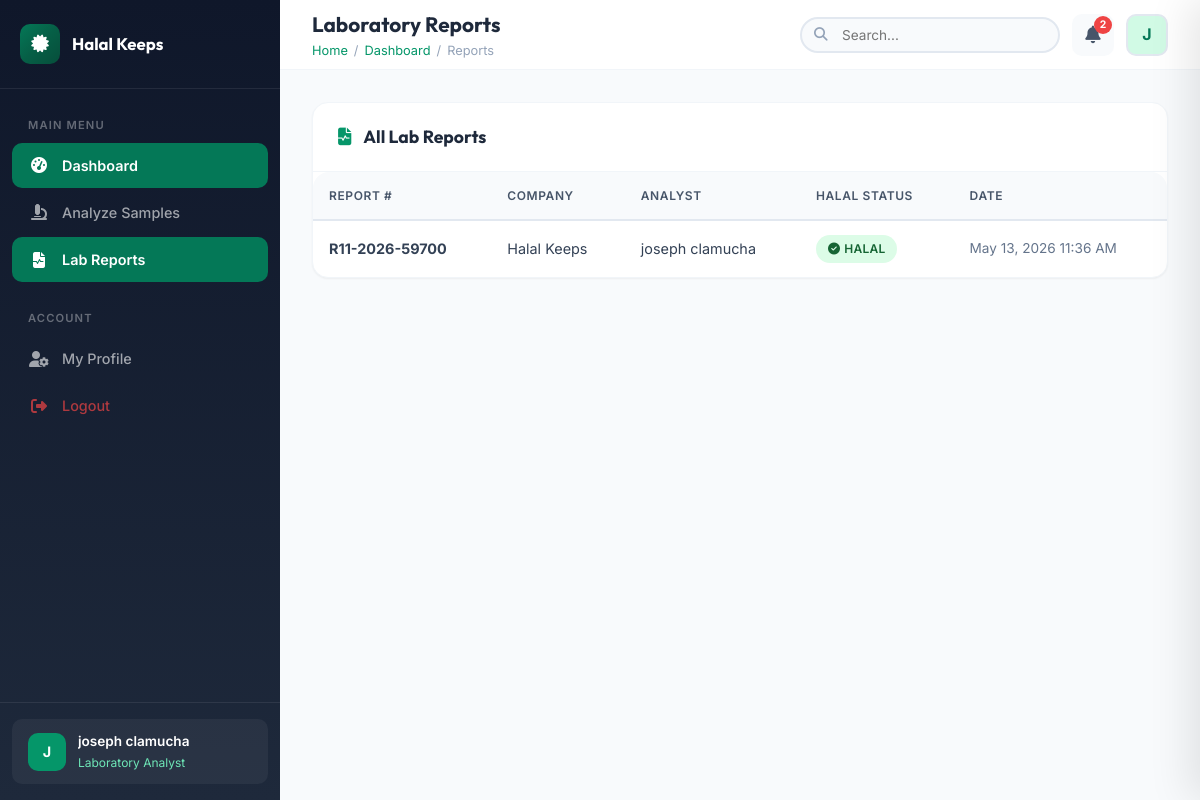
The app's page /dashboard/lab_analyst/lab_reports.php (signed in) with its own data.
### tables this page shows
CREATE TABLE `laboratory_reports` (
  `id` int(11) NOT NULL,
  `laboratory_request_id` int(11) DEFAULT NULL,
  `application_id` int(11) NOT NULL,
  `analyst_id` int(11) NOT NULL,
  `report_number` varchar(50) DEFAULT NULL,
  `report_content` text NOT NULL,
  `report_file_path` varchar(500) DEFAULT NULL,
  `halal_status` enum('halal','haram','mushbooh') DEFAULT NULL,
  `status` enum('draft','finalized','sent') DEFAULT 'draft',
  `created_at` timestamp NOT NULL DEFAULT current_timestamp(),
  `updated_at` timestamp NOT NULL DEFAULT current_timestamp() ON UPDATE current_timestamp()
);

CREATE TABLE `letter_of_intent` (
  `id` int(11) NOT NULL,
  `business_owner_id` int(11) NOT NULL,
  `company_name` varchar(255) NOT NULL,
  `company_address` text NOT NULL,
  `company_info` text NOT NULL,
  `date_of_intent` date DEFAULT NULL,
  `menu_list` text DEFAULT NULL,
  `contact_person` varchar(255) DEFAULT NULL,
  `contact_email` varchar(255) DEFAULT NULL,
  `contact_phone` varchar(50) DEFAULT NULL,
  `letter_content` text NOT NULL,
  `supporting_documents` text DEFAULT NULL,
  `status` enum('draft','submitted','under_review','verified','returned','rejected') DEFAULT 'draft',
  `remarks` text DEFAULT NULL,
  `submitted_at` timestamp NULL DEFAULT NULL,
  `created_at` timestamp NOT NULL DEFAULT current_timestamp(),
  `updated_at` timestamp NOT NULL DEFAULT current_timestamp() ON UPDATE current_timestamp(),
  `application_type` varchar(255) DEFAULT NULL,
  `certifying_body` varchar(255) DEFAULT 'HDIP',
  `signature_data` longtext DEFAULT NULL
);

CREATE TABLE `users` (
  `id` int(11) NOT NULL,
  `google_id` varchar(255) DEFAULT NULL,
  `email` varchar(255) NOT NULL,
  `full_name` varchar(255) NOT NULL,
  `first_name` varchar(100) DEFAULT NULL,
  `last_name` varchar(100) DEFAULT NULL,
  `avatar` varchar(500) DEFAULT NULL,
  `password` varchar(255) DEFAULT NULL,
  `phone` varchar(20) DEFAULT NULL,
  `address` text DEFAULT NULL,
  `role_id` int(11) DEFAULT NULL,
  `role_status` enum('pending','approved','rejected','none') DEFAULT 'none',
  `is_active` tinyint(1) DEFAULT 1,
  `email_verified` tinyint(1) DEFAULT 0,
  `last_login` timestamp NULL DEFAULT NULL,
  `created_at` timestamp NOT NULL DEFAULT current_timestamp(),
  `updated_at` timestamp NOT NULL DEFAULT current_timestamp() ON UPDATE current_timestamp(),
  `failed_login_attempts` int(11) DEFAULT 0,
  `account_locked` tinyint(1) DEFAULT 0
);

### includes/functions.php (called while the page is built, shortened)
<?php
function formatDateTime($datetime, $format = 'M d, Y h:i A') {
    return date($format, strtotime($datetime));
}
?>

### dashboard/lab_analyst/lab_reports.php (the view, shortened to what this page needs)
<?php
require_once __DIR__ . '/../../config/app.php';
$reports = $conn->query("SELECT lr.*, loi.company_name, u.full_name as analyst_name FROM laboratory_reports lr JOIN hdp_applications ha ON lr.application_id = ha.id JOIN letter_of_intent loi ON ha.loi_id = loi.id JOIN users u ON lr.analyst_id = u.id ORDER BY lr.created_at DESC")->fetch_all(MYSQLI_ASSOC);
require_once __DIR__ . '/../../includes/header.php';
?>
<div class="card">
    <div class="card-header"><h3><i class="fas fa-file-medical-alt" style="color: var(--primary-600); margin-right: 8px;"></i> All Lab Reports</h3></div>
    <div class="card-body" style="padding: 0;">
        <?php if (empty($reports)): ?>
            <div class="empty-state"><div class="empty-icon"><i class="fas fa-file-alt"></i></div><h3>No Reports</h3></div>
        <?php else: ?>
            <div class="table-responsive">
                <table class="table">
                    <thead><tr><th>Report #</th><th>Company</th><th>Analyst</th><th>Halal Status</th><th>Date</th></tr></thead>
                    <tbody>
                        <?php foreach ($reports as $r): ?>
                        <tr>
                            <td><strong><?= htmlspecialchars($r['report_number']) ?></strong></td>
                            <td><?= htmlspecialchars($r['company_name']) ?></td>
                            <td><?= htmlspecialchars($r['analyst_name']) ?></td>
                            <td>
                                <?php if ($r['halal_status'] === 'halal'): ?>
                                    <span class="badge badge-success"><i class="fas fa-check-circle"></i> Halal</span>
                                <?php elseif ($r['halal_status'] === 'haram'): ?>
                                    <span class="badge badge-danger"><i class="fas fa-times-circle"></i> Haram</span>
                                <?php else: ?>
                                    <span class="badge badge-warning"><i class="fas fa-question-circle"></i> Mushbooh</span>
                                <?php endif; ?>
                            </td>
                            <td style="font-size:0.85rem;color:var(--neutral-500)"><?= formatDateTime($r['created_at']) ?></td>
                        </tr>
                        <?php endforeach; ?>
                    </tbody>
                </table>
            </div>
        <?php endif; ?>
    </div>
</div>
<?php require_once __DIR__ . '/../../includes/footer.php'; ?>

### assets/css/style.css (style rules this page uses)
:root { --primary-50: #ecfdf5; --primary-100: #d1fae5; --primary-200: #a7f3d0; --primary-300: #6ee7b7; --primary-400: #34d399; --primary-500: #10b981; --primary-600: #059669; --primary-700: #047857; --primary-800: #065f46; --primary-900: #064e3b; --accent-50: #fffbeb; --accent-100: #fef3c7; --accent-200: #fde68a; --accent-300: #fcd34d; --accent-400: #fbbf24; --accent-500: #f59e0b; --accent-600: #d97706; --accent-700: #b45309; --accent-800: #92400e; --accent-900: #78350f; --neutral-50: #f8fafc; --neutral-100: #f1f5f9; --neutral-200: #e2e8f0; --neutral-300: #cbd5e1; --neutral-400: #94a3b8; --neutral-500: #64748b; --neutral-600: #475569; --neutral-700: #334155; --neutral-800: #1e293b; --neutral-900: #0f172a; --neutral-950: #020617; --success: #22c55e; --warning: #f59e0b; --danger: #ef4444; --info: #3b82f6; --gradient-primary: linear-gradient(135deg, #047857 0%, #065f46 50%, #064e3b 100%); --gradient-accent: linear-gradient(135deg, #f59e0b 0%, #d97706 100%); --gradient-hero: linear-gradient(135deg, #064e3b 0%, #047857 30%, #059669 60%, #10b981 100%); --gradient-dark: linear-gradient(180deg, #0f172a 0%, #1e293b 100%); --gradient-card: linear-gradient(135deg, rgba(255,255,255,0.1) 0%, rgba(255,255,255,0.05) 100%); --gradient-glass: linear-gradient(135deg, rgba(255,255,255,0.12) 0%, rgba(255,255,255,0.04) 100%); --font-primary: 'Inter', -apple-system, BlinkMacSystemFont, sans-serif; --font-display: 'Outfit', 'Inter', sans-serif; --shadow-sm: 0 1px 2px rgba(0,0,0,0.05); --shadow-md: 0 4px 6px -1px rgba(0,0,0,0.1), 0 2px 4px -2px rgba(0,0,0,0.1); --shadow-lg: 0 10px 15px -3px rgba(0,0,0,0.1), 0 4px 6px -4px rgba(0,0,0,0.1); --shadow-xl: 0 20px 25px -5px rgba(0,0,0,0.1), 0 8px 10px -6px rgba(0,0,0,0.1); --shadow-2xl: 0 25px 50px -12px rgba(0,0,0,0.25); --shadow-glow: 0 0 40px rgba(16, 185, 129, 0.15); --shadow-gold: 0 0 30px rgba(245, 158, 11, 0.2); --radius-sm: 6px; --radius-md: 10px; --radius-lg: 16px; --radius-xl: 24px; --radius-full: 9999px; --sidebar-width: 280px; --sidebar-collapsed: 70px; --header-height: 70px; --transition-fast: 0.15s ease; --transition-normal: 0.3s ease; --transition-slow: 0.5s ease; }
*, *::before, *::after { box-sizing: border-box; margin: 0; padding: 0; }
html { scroll-behavior: smooth; font-size: 16px; }
body { font-family: var(--font-primary); color: var(--neutral-800); background-color: var(--neutral-50); line-height: 1.6; -webkit-font-smoothing: antialiased; -moz-osx-font-smoothing: grayscale; overflow-x: hidden; }
.card { background: white; border-radius: var(--radius-lg); box-shadow: var(--shadow-sm); border: 1px solid var(--neutral-100); transition: all var(--transition-normal); overflow: hidden; }
.card-header { padding: 20px 24px; border-bottom: 1px solid var(--neutral-100); display: flex; align-items: center; justify-content: space-between; }
.card-header h3 { font-family: var(--font-display); font-size: 1.1rem; font-weight: 700; color: var(--neutral-800); }
.card-body { padding: 24px; }
.badge { display: inline-flex; align-items: center; gap: 4px; padding: 4px 12px; border-radius: var(--radius-full); font-size: 0.75rem; font-weight: 600; letter-spacing: 0.02em; text-transform: uppercase; }
.badge-success { background: #dcfce7; color: #166534; }
.table-responsive { overflow-x: auto; border-radius: var(--radius-lg); }
.table { width: 100%; border-collapse: separate; border-spacing: 0; font-size: 0.9rem; }
.table thead th { background: var(--neutral-50); color: var(--neutral-600); font-weight: 600; text-transform: uppercase; letter-spacing: 0.05em; font-size: 0.75rem; padding: 14px 16px; text-align: left; border-bottom: 2px solid var(--neutral-200); white-space: nowrap; }
.table tbody td { padding: 14px 16px; border-bottom: 1px solid var(--neutral-100); color: var(--neutral-700); vertical-align: middle; }
.table tbody tr { transition: background var(--transition-fast); }
.table tbody tr:last-child td { border-bottom: none; }

### records on screen
laboratory_reports: report_number "R11-2026-59700", letter_of_intent.company_name "Halal Keeps", analyst.full_name "joseph clamucha", halal_status "halal" (drawn), created_at "May 13, 2026 11:36 AM"

### other values on screen
$item['label'] "Dashboard"
$item['label'] "Analyze Samples"
$item['label'] "Lab Reports"
substr($_SESSION['full_name'] ?? 'U', 0, 1) "J"
$_SESSION['full_name'] "joseph clamucha"
$role_name "Laboratory Analyst"
$page_heading "Laboratory Reports"
$crumb['label'] "Dashboard"
$crumb['label'] "Reports"
$notif_count "2"
